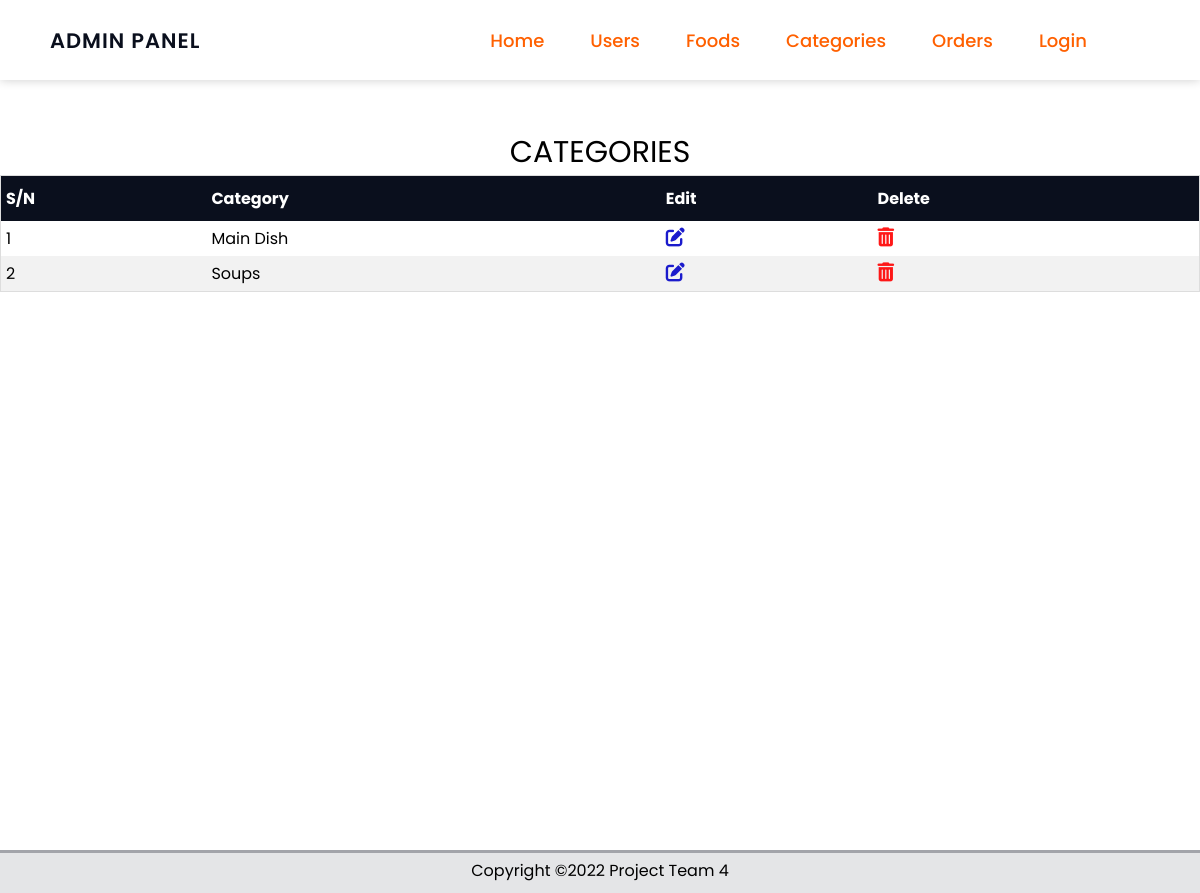
Before: /category with the older database file.
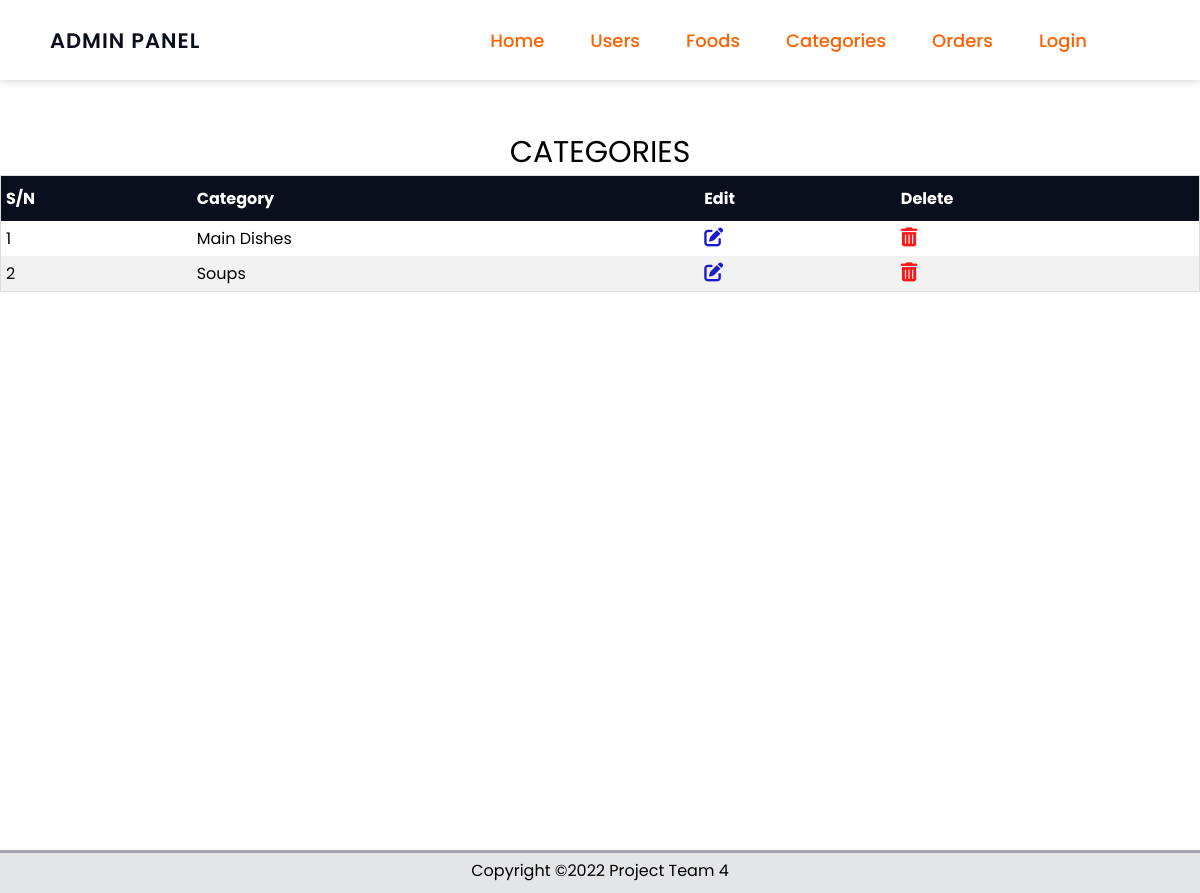
After: the same page with the newer database file.
### eatapp/foods/models.py (models this page shows)
class Categories(db.Model):
    id = db.Column(db.Integer, primary_key=True, nullable=False)   # user id
    category_name = db.Column(db.String(50), unique=True, nullable=False)    # username field

### eatapp/foods/routes.py (the view)
@app.route("/category")
def category():
    categories = Categories.query.all()
    if request.method == "POST":
        pass
    return render_template('admin/category.html', title='Category', categories=categories)

### eatapp/templates/admin/category.html (shortened to what this page needs)
{% extends 'admin/layout.html' %}
{% block content %}
<div class="table-container">
    <table class="table">
        <caption>CATEGORIES</caption>
        <thead>
            <th>S/N</th>
            <th>Category</th>
            <th>Edit</th>
            <th>Delete</th>
        </thead>
        <tbody>
            {% for category in categories %}
            <tr>
                <td> {{ loop.index }} </td>
                <td>{{ category.category_name }}</td>
                <td>
                    <a href="{{url_for('updateCategory', id=category.id)}}" title="edit {{category.category_name}}" ><i class="edit fa-solid fa-pen-to-square"></i></a>
                </td>
                <td>
                    <button onclick="document.getElementById('delete-modal-{{category.id}}').style.display='block'" class="modal-btn" title="delete {{category.category_name}}">
                        <i class="delete fa-solid fa-trash-can"></i>
                    </button>
                </td>
            </tr>
            {% endfor %}
        </tbody>
    </table>
</div>
{% endblock content %}

Changed rows visible on the page:
removed Categories: category_name "Main Dish"
added Categories: category_name "Main Dishes"
